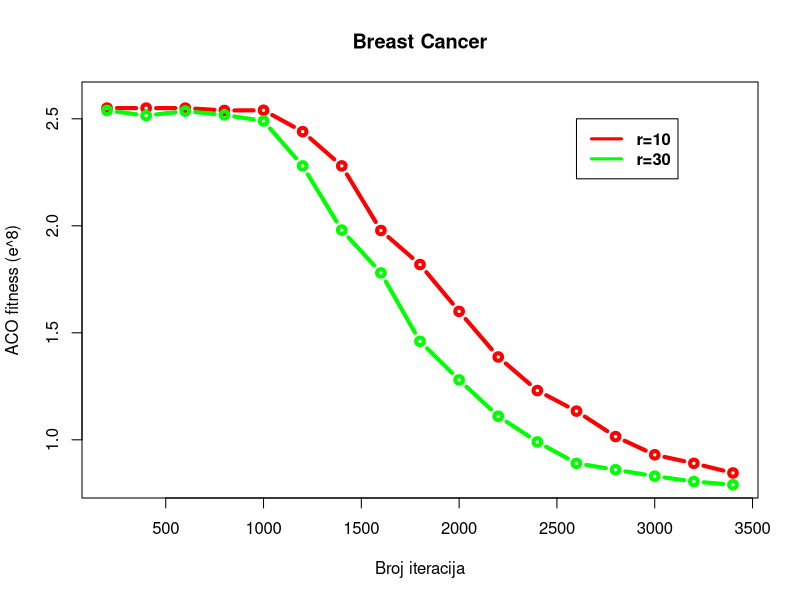

Generate this figure with R:
#mi=200,400,600,800, 1000, 1200, 1400, 1600, 1800, 2000, 2200, 2400
#r=10
x <- c(200,400,600,800, 1000, 1200, 1400, 1600, 1800, 2000, 2200, 2400, 2600, 2800, 3000, 3200, 3400)
y1 <- c(2.55, 2.55, 2.55, 2.539, 2.54, 2.44, 2.28, 1.978, 1.819, 1.6, 1.387, 1.23, 1.134, 1.015, 0.93, 0.89, 0.845)

#r=30
y2 <- c(2.539, 2.515, 2.536, 2.518, 2.49, 2.28, 1.98, 1.78, 1.46, 1.28, 1.11, 0.99, 0.89, 0.86, 0.83, 0.805, 0.79)


plot(x, y1, xlab="Broj iteracija", ylab="ACO fitness (e^8)", type = "b", col = "red", ylim=c(0.8, 2.6), lwd = 4, main="Breast Cancer")
lines(x, y2, col="green", lwd = 4, type = "b")
legend(2600, 2.5, legend=c("r=10", "r=30"), col=c("red", "green"),lty=1,  cex=1, text.font=2, lwd=3)